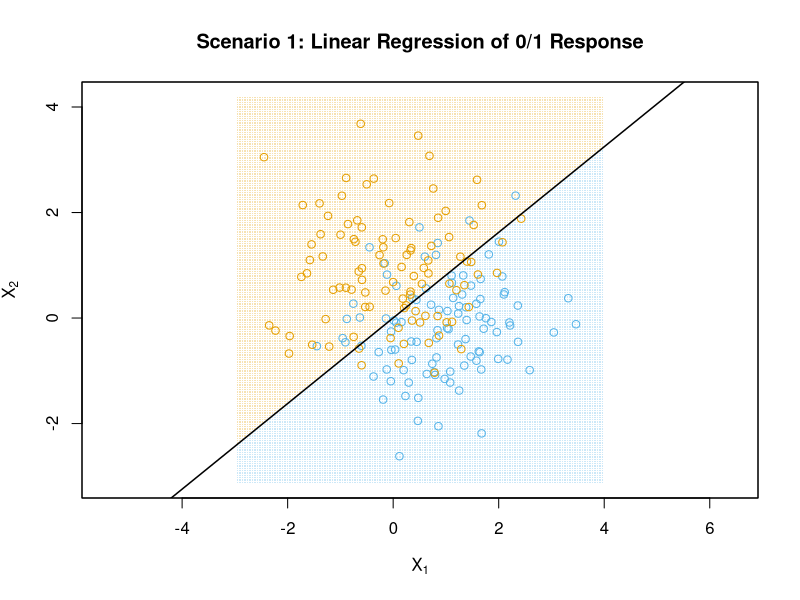
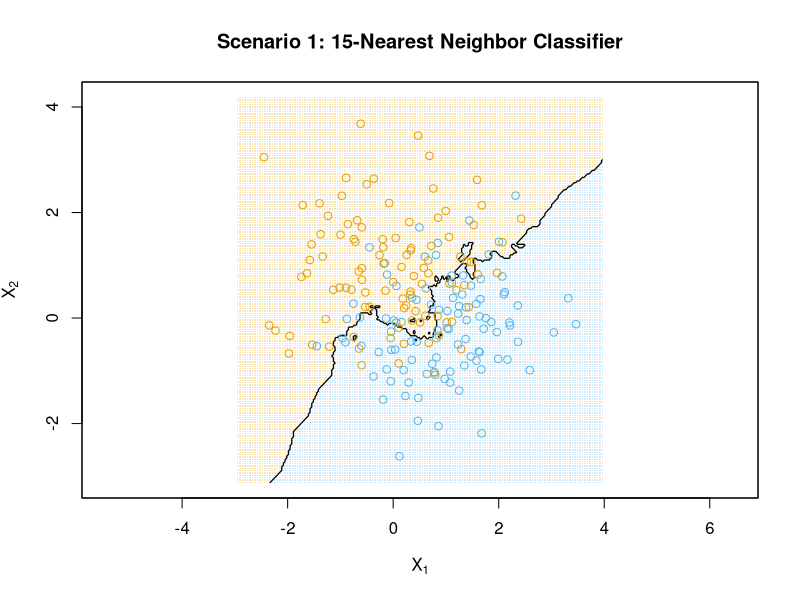
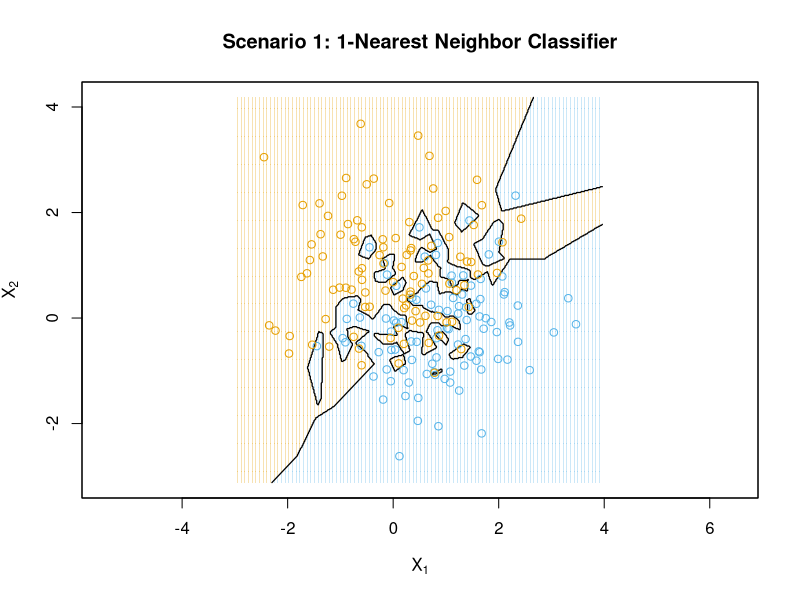
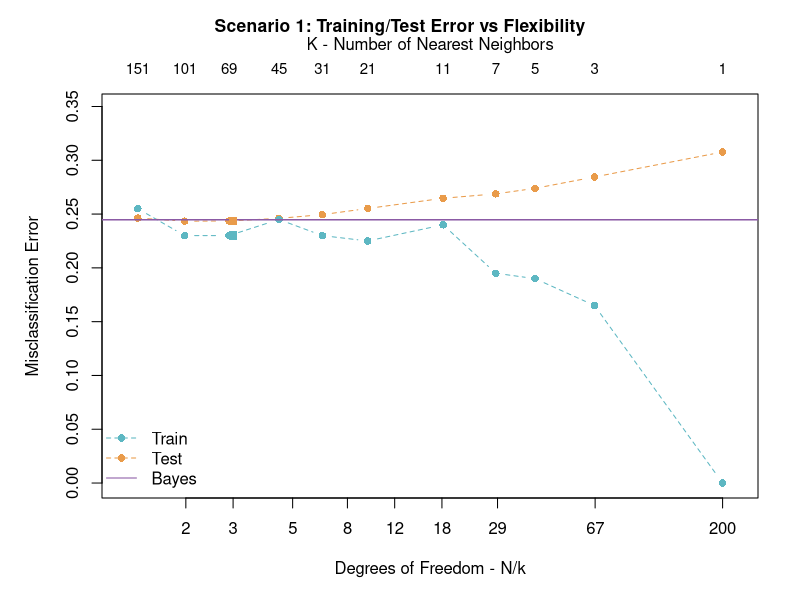
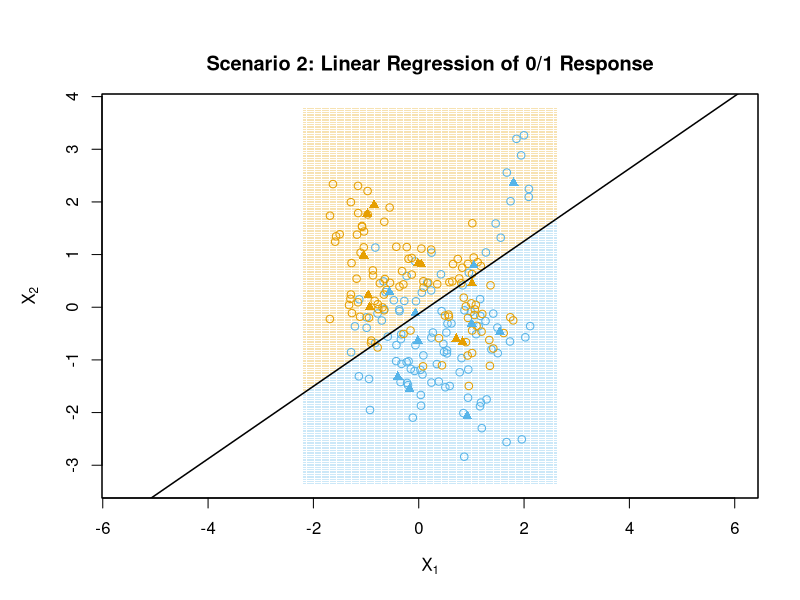
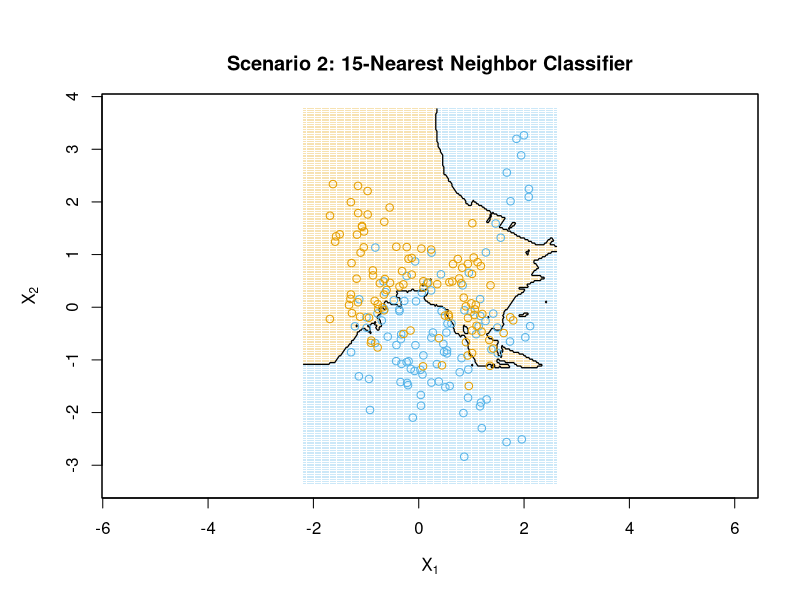
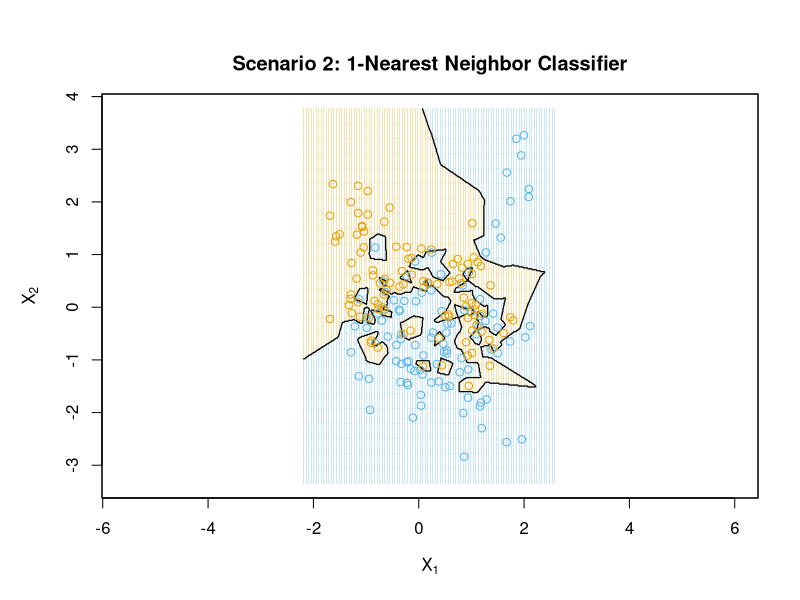
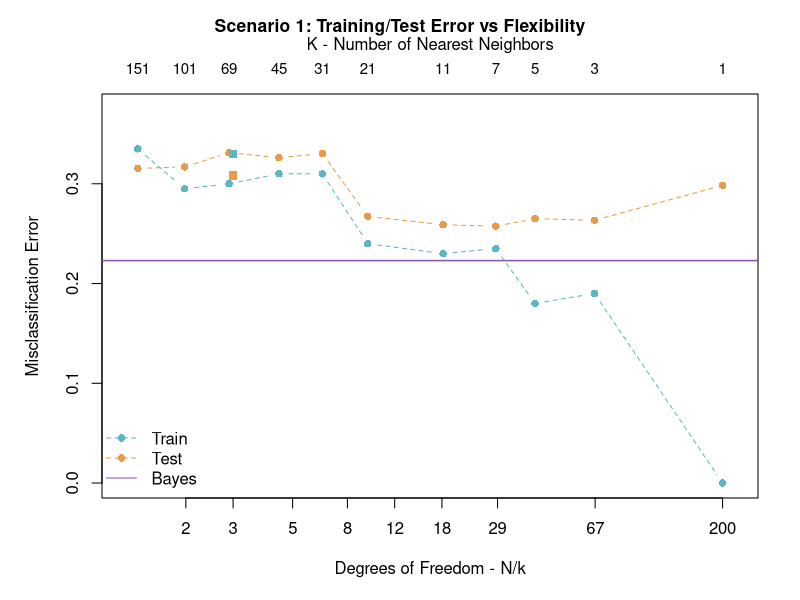

These figures' R source, in order:
# =====================================================================
# THE ELEMENTS OF STATISTICAL LEARNING — SECTION 2.3
# REPRODUCTION OF FIGURES 2.1–2.4 Assignement 
#
# Codes for:
#   Scenario 1: one Gaussian distribution per class
#   Scenario 2: a mixture of 10 Gaussian distributions per class
# =====================================================================


# =====================================================================
# 0. PACKAGES
# =====================================================================

# Install these packages once if they are not already installed.
# install.packages("MASS")
# install.packages("class")

# MASS provides mvrnorm(), which generates multivariate normal data.
library(MASS)

# class provides knn(), which fits k-nearest-neighbor classifiers.
library(class)


# =====================================================================
# 1. COMMON SETTINGS
# =====================================================================

# Colors used throughout the figures.
blue      <- "#56B4E9"   # Color for class 0
orange    <- "#E69F00"   # Color for class 1
train_col <- "#5DB7C2"   # Color for training-error curve
test_col  <- "#E99B4A"   # Color for test-error curve
bayes_col <- "#8B5AA5"   # Color for Bayes-error line

# Number of training observations generated for EACH class.
n_train_class <- 100

# Number of independent test observations generated for EACH class.
n_test_class <- 5000

# Total training sample size:
# 100 observations from class 0 + 100 observations from class 1 = 200.
N <- 200

# Population mean vector for class 0 (blue).
mu0 <- c(1, 0)

# Population mean vector for class 1 (orange).
mu1 <- c(0, 1)


# =====================================================================
# 2. HELPER FUNCTION: BIVARIATE NORMAL DENSITY
# =====================================================================

# This function evaluates a multivariate normal density.
# It is used later to construct the Bayes classifier.
dmvnorm2 <- function(x, mean, Sigma) {

  # Convert the input to a matrix so matrix calculations work consistently.
  x <- as.matrix(x)

  # Subtract the mean vector from every observation.
  # Each row becomes x_i - mean.
  xc <- sweep(x, 2, mean, "-")

  # Calculate the inverse covariance matrix Sigma^{-1}.
  invS <- solve(Sigma)

  # Calculate the quadratic form
  # (x - mean)' Sigma^{-1} (x - mean)
  # for every observation.
  q <- rowSums((xc %*% invS) * xc)

  # Number of predictor variables.
  # Here p = 2 because we use X1 and X2.
  p <- ncol(x)

  # Normalizing constant of the p-dimensional Gaussian density.
  c0 <- 1 / sqrt((2 * pi)^p * det(Sigma))

  # Return the multivariate normal density value for every row of x.
  c0 * exp(-0.5 * q)
}


# =====================================================================
# 3. K VALUES USED IN FIGURE 2.4
# =====================================================================

# These values move from a very smooth KNN classifier (large k)
# to a very flexible classifier (small k).
ks <- c(151, 101, 69, 45, 31, 21, 11, 7, 5, 3, 1)


# #####################################################################
# #####################################################################
# SCENARIO 1
# ONE GAUSSIAN DISTRIBUTION PER CLASS
# #####################################################################
# #####################################################################


# =====================================================================
# 4. SCENARIO 1 — GENERATE TRAINING AND TEST DATA
# =====================================================================

# Scenario 1 uses the identity covariance matrix:
#
#          [1  0]
# Sigma =  [    ]
#          [0  1]
#
# The zero off-diagonal terms mean X1 and X2 are uncorrelated.
Sigma1 <- diag(2)


# ---------------------------------------------------------------------
# Training data
# ---------------------------------------------------------------------

# Fix the random seed so the training sample can be reproduced exactly.
set.seed(20261008)

# Generate 100 observations from N(mu0, Sigma1)
# and 100 observations from N(mu1, Sigma1),
# then stack both classes into one 200 x 2 predictor matrix.
x_s1 <- rbind(
  mvrnorm(n_train_class, mu = mu0, Sigma = Sigma1),
  mvrnorm(n_train_class, mu = mu1, Sigma = Sigma1)
)

# Create the corresponding response labels:
# first 100 observations = class 0,
# next 100 observations = class 1.
y_s1 <- c(
  rep(0, n_train_class),
  rep(1, n_train_class)
)


# ---------------------------------------------------------------------
# Independent test data
# ---------------------------------------------------------------------

# Use a different seed so the test data are independent of the training data.
set.seed(20261009)

# Generate 5,000 test observations from each class.
# Total test sample size = 10,000.
x_test_s1 <- rbind(
  mvrnorm(n_test_class, mu = mu0, Sigma = Sigma1),
  mvrnorm(n_test_class, mu = mu1, Sigma = Sigma1)
)

# Create the true class labels for the 10,000 test observations.
y_test_s1 <- c(
  rep(0, n_test_class),
  rep(1, n_test_class)
)

# Display the class counts in the training sample.
table(y_s1)

# Display the class counts in the test sample.
table(y_test_s1)


# =====================================================================
# 5. SCENARIO 1 — CREATE A PREDICTION GRID
# =====================================================================

# Create 220 evenly spaced X1 values covering the observed training range,
# with an additional margin of 0.5 on each side.
x1_s1 <- seq(
  min(x_s1[, 1]) - 0.5,
  max(x_s1[, 1]) + 0.5,
  length.out = 220
)

# Do the same for X2.
x2_s1 <- seq(
  min(x_s1[, 2]) - 0.5,
  max(x_s1[, 2]) + 0.5,
  length.out = 220
)

# Create every X1-X2 combination.
# This grid is used only to draw classification regions.
# It is NOT the independent test dataset.
grid_s1 <- expand.grid(
  X1 = x1_s1,
  X2 = x2_s1
)


# =====================================================================
# 6. SCENARIO 1 — FIGURE 2.1
# LINEAR REGRESSION OF A 0/1 RESPONSE
# =====================================================================

# Add a column of 1s to the training predictors.
# This creates the design matrix [1, X1, X2],
# where the first column represents the intercept.
X_s1 <- cbind(1, x_s1)

# Calculate the ordinary least-squares estimator:
#
# beta_hat = (X'X)^(-1) X'Y
beta_s1 <- solve(
  t(X_s1) %*% X_s1,
  t(X_s1) %*% y_s1
)

# Add an intercept column to every prediction-grid location
# and calculate the fitted least-squares score.
score_s1 <- as.vector(
  cbind(1, as.matrix(grid_s1)) %*% beta_s1
)

# Convert the continuous least-squares score into a class:
# score > 0.5  -> class 1
# score <= 0.5 -> class 0
class_s1 <- ifelse(
  score_s1 > 0.5,
  1,
  0
)

# Create an empty plotting area.
plot(
  x_s1[, 1],
  x_s1[, 2],
  type = "n",
  xlim = range(x1_s1),
  ylim = range(x2_s1),
  xlab = expression(X[1]),
  ylab = expression(X[2]),
  main = "Scenario 1: Linear Regression of 0/1 Response",
  asp = 1
)

# Color each grid point according to the predicted class.
points(
  grid_s1$X1,
  grid_s1$X2,
  pch = ".",
  col = ifelse(
    class_s1 == 1,
    adjustcolor(orange, alpha.f = 0.30),
    adjustcolor(blue, alpha.f = 0.30)
  )
)

# Add the observed class-0 training observations.
points(
  x_s1[y_s1 == 0, ],
  pch = 1,
  col = blue
)

# Add the observed class-1 training observations.
points(
  x_s1[y_s1 == 1, ],
  pch = 1,
  col = orange
)

# Draw the decision boundary.
#
# The cutoff occurs at:
# beta0 + beta1*X1 + beta2*X2 = 0.5
#
# Solving for X2 gives the intercept and slope below.
abline(
  a = (0.5 - beta_s1[1]) / beta_s1[3],
  b = -beta_s1[2] / beta_s1[3],
  lwd = 1.5
)

# Draw a border around the plot.
box()


# =====================================================================
# 7. SCENARIO 1 — FIGURE 2.2
# 15-NEAREST-NEIGHBOR CLASSIFIER
# =====================================================================

# Classify every prediction-grid location using the 15 nearest
# observations in the training sample.
pred15_s1 <- knn(
  train = x_s1,
  test = as.matrix(grid_s1),
  cl = y_s1,
  k = 15
)

# Convert the predicted factor classes to numeric values,
# then reshape the predictions into a matrix matching the grid.
# The matrix is required by contour().
z15_s1 <- matrix(
  as.numeric(as.character(pred15_s1)),
  nrow = length(x1_s1),
  ncol = length(x2_s1)
)

# Create an empty plotting region.
plot(
  x_s1[, 1],
  x_s1[, 2],
  type = "n",
  xlim = range(x1_s1),
  ylim = range(x2_s1),
  xlab = expression(X[1]),
  ylab = expression(X[2]),
  main = "Scenario 1: 15-Nearest Neighbor Classifier",
  asp = 1
)

# Shade the prediction grid according to the 15-NN prediction.
points(
  grid_s1$X1,
  grid_s1$X2,
  pch = ".",
  col = ifelse(
    as.numeric(as.character(pred15_s1)) == 1,
    adjustcolor(orange, alpha.f = 0.30),
    adjustcolor(blue, alpha.f = 0.30)
  )
)

# Draw the boundary separating class 0 from class 1.
# A contour level of 0.5 marks the transition between 0 and 1.
contour(
  x1_s1,
  x2_s1,
  z15_s1,
  levels = 0.5,
  add = TRUE,
  drawlabels = FALSE,
  lwd = 1.25
)

# Add class-0 training observations.
points(
  x_s1[y_s1 == 0, ],
  pch = 1,
  col = blue
)

# Add class-1 training observations.
points(
  x_s1[y_s1 == 1, ],
  pch = 1,
  col = orange
)

box()


# =====================================================================
# 8. SCENARIO 1 — FIGURE 2.3
# 1-NEAREST-NEIGHBOR CLASSIFIER
# =====================================================================

# 1-NN creates a much more irregular boundary, so use a finer grid.
x1f_s1 <- seq(
  min(x1_s1),
  max(x1_s1),
  length.out = 400
)

x2f_s1 <- seq(
  min(x2_s1),
  max(x2_s1),
  length.out = 400
)

# Create the 400 x 400 = 160,000 prediction locations.
fine_s1 <- expand.grid(
  X1 = x1f_s1,
  X2 = x2f_s1
)

# Predict the class using only the single nearest training observation.
pred1_s1 <- knn(
  train = x_s1,
  test = as.matrix(fine_s1),
  cl = y_s1,
  k = 1
)

# Convert the predictions from factors to numeric 0/1 values.
cl1_s1 <- as.numeric(
  as.character(pred1_s1)
)

# Reshape the predictions into the grid matrix needed by contour().
z1_s1 <- matrix(
  cl1_s1,
  nrow = length(x1f_s1),
  ncol = length(x2f_s1)
)

# Create an empty plotting region.
plot(
  x_s1[, 1],
  x_s1[, 2],
  type = "n",
  xlim = range(x1f_s1),
  ylim = range(x2f_s1),
  xlab = expression(X[1]),
  ylab = expression(X[2]),
  main = "Scenario 1: 1-Nearest Neighbor Classifier",
  asp = 1
)

# Plot every fourth fine-grid point to reduce graphical density.
id_s1 <- seq(
  1,
  nrow(fine_s1),
  by = 4
)

# Shade the background according to the 1-NN prediction.
points(
  fine_s1$X1[id_s1],
  fine_s1$X2[id_s1],
  pch = ".",
  col = ifelse(
    cl1_s1[id_s1] == 1,
    adjustcolor(orange, alpha.f = 0.30),
    adjustcolor(blue, alpha.f = 0.30)
  )
)

# Draw the highly flexible 1-NN decision boundary.
contour(
  x1f_s1,
  x2f_s1,
  z1_s1,
  levels = 0.5,
  add = TRUE,
  drawlabels = FALSE,
  lwd = 1.25
)

# Add class-0 training observations.
points(
  x_s1[y_s1 == 0, ],
  pch = 1,
  col = blue
)

# Add class-1 training observations.
points(
  x_s1[y_s1 == 1, ],
  pch = 1,
  col = orange
)

box()


# =====================================================================
# 9. SCENARIO 1 — FIGURE 2.4
# TRAINING ERROR, TEST ERROR, AND BAYES ERROR
# =====================================================================

# Create empty vectors in which KNN training and test errors will be stored.
tr_s1 <- numeric(length(ks))
te_s1 <- numeric(length(ks))

# Fix the seed because knn() can randomly break ties.
set.seed(20261020)

# Repeat the KNN analysis for every selected value of k.
for (i in seq_along(ks)) {

  # Current number of nearest neighbors.
  k <- ks[i]

  # Predict the classes of the training observations themselves.
  pred_train_s1 <- knn(
    train = x_s1,
    test = x_s1,
    cl = y_s1,
    k = k
  )

  # Training misclassification rate.
  tr_s1[i] <- mean(
    as.numeric(as.character(pred_train_s1)) != y_s1
  )

  # Predict the classes of the independent test observations.
  pred_test_s1 <- knn(
    train = x_s1,
    test = x_test_s1,
    cl = y_s1,
    k = k
  )

  # Test misclassification rate.
  te_s1[i] <- mean(
    as.numeric(as.character(pred_test_s1)) != y_test_s1
  )
}

# Approximate effective KNN degrees of freedom.
#
# df ≈ N / k
df_s1 <- N / ks


# ---------------------------------------------------------------------
# Linear-regression training and test errors
# ---------------------------------------------------------------------

# Predict the training classes from the fitted least-squares model
# and calculate its training error.
lin_tr_s1 <- mean(
  ifelse(
    as.vector(X_s1 %*% beta_s1) > 0.5,
    1,
    0
  ) != y_s1
)

# Apply the same fitted linear model to the independent test sample
# and calculate its test error.
lin_te_s1 <- mean(
  ifelse(
    as.vector(cbind(1, x_test_s1) %*% beta_s1) > 0.5,
    1,
    0
  ) != y_test_s1
)


# ---------------------------------------------------------------------
# Bayes error
# ---------------------------------------------------------------------

# Evaluate the true Scenario-1 class-0 density at each test observation.
d0_s1 <- dmvnorm2(
  x_test_s1,
  mu0,
  Sigma1
)

# Evaluate the true Scenario-1 class-1 density.
d1_s1 <- dmvnorm2(
  x_test_s1,
  mu1,
  Sigma1
)

# With equal class priors, choose class 1 whenever its density is larger.
bayes_pred_s1 <- ifelse(
  d1_s1 > d0_s1,
  1,
  0
)

# Estimate the population Bayes error using the 10,000 test observations.
bayes_s1 <- mean(
  bayes_pred_s1 != y_test_s1
)


# ---------------------------------------------------------------------
# Prepare and draw Figure 2.4
# ---------------------------------------------------------------------

# Order the degrees of freedom from low to high flexibility.
order_s1 <- order(df_s1)

# Choose a y-axis range that contains all relevant error values.
ylim_s1 <- c(
  0,
  max(c(
    tr_s1,
    te_s1,
    lin_tr_s1,
    lin_te_s1
  )) + 0.04
)

# Create an empty log-scaled plotting region.

# Give extra room at the top
par(
  mar = c(5, 5, 3, 2) + 0.1,   # inner margins
  oma = c(0, 0, 1.6, 0)           # outer top margin for main title
)

plot(
  df_s1[order_s1],
  te_s1[order_s1],
  type = "n",
  log = "x",
  xlim = c(1.2, 220),
  ylim = ylim_s1,
  xlab = "Degrees of Freedom - N/k",
  ylab = "Misclassification Error",
  main = "",
  xaxt = "n"
)

# Add the independent test-error curve.
lines(
  df_s1[order_s1],
  te_s1[order_s1],
  type = "b",
  pch = 16,
  lty = 2,
  col = test_col
)

# Add the training-error curve.
lines(
  df_s1[order_s1],
  tr_s1[order_s1],
  type = "b",
  pch = 16,
  lty = 2,
  col = train_col
)

# Add the Bayes-error reference line.
abline(
  h = bayes_s1,
  col = bayes_col,
  lwd = 1.5
)

# Represent the linear model at approximately 3 degrees of freedom:
# intercept + coefficient for X1 + coefficient for X2.
points(
  3,
  lin_tr_s1,
  pch = 15,
  col = train_col,
  cex = 1.1
)

points(
  3,
  lin_te_s1,
  pch = 15,
  col = test_col,
  cex = 1.1
)

# Bottom axis: effective degrees of freedom.
axis(
  1,
  at = c(2, 3, 5, 8, 12, 18, 29, 67, 200)
)

# Top x-axis with K values
axis(
  3,
  at = N / ks,
  labels = ks,
  tick = FALSE,
  line = -0.2,
  cex.axis = 0.9
)

# Label for the top K-axis
mtext(
  "K - Number of Nearest Neighbors",
  side = 3,
  line = 2.0
)

# Main title placed in OUTER margin
mtext(
  "Scenario 1: Training/Test Error vs Flexibility",
  side = 3,
  outer = TRUE,
  line = -0.2,
  font = 2,
  cex = 1.05
)


# Add a legend.
legend(
  "bottomleft",
  legend = c("Train", "Test", "Bayes"),
  col = c(train_col, test_col, bayes_col),
  lty = c(2, 2, 1),
  pch = c(16, 16, NA),
  bty = "n"
)

# Print important Scenario-1 numerical results.
cat("Scenario 1 Bayes test error =", bayes_s1, "\n")
cat("Scenario 1 linear training error =", lin_tr_s1, "\n")
cat("Scenario 1 linear test error =", lin_te_s1, "\n")


# #####################################################################
# #####################################################################
# SCENARIO 2
# MIXTURE OF 10 GAUSSIAN COMPONENTS PER CLASS
# #####################################################################
# #####################################################################


# =====================================================================
# 10. SCENARIO 2 — GENERATE COMPONENT CENTERS
# =====================================================================

# Covariance matrix used to generate the 10 component centers
# around each class-level mean.
Sigma_center <- diag(2)

# Small covariance used for observations around each selected center.
# This is 0.2 * I, or equivalently I / 5.
Sigma_within <- 0.2 * diag(2)

# Fix the seed so the 20 Gaussian centers are reproducible.
set.seed(20261010)

# Generate 10 component centers around the class-0 population mean.
centers0 <- mvrnorm(
  10,
  mu = mu0,
  Sigma = Sigma_center
)

# Generate 10 component centers around the class-1 population mean.
centers1 <- mvrnorm(
  10,
  mu = mu1,
  Sigma = Sigma_center
)


# =====================================================================
# 11. HELPER FUNCTION FOR SCENARIO 2 MIXTURE DATA
# =====================================================================

# This function generates observations from one class-specific
# 10-component Gaussian mixture.
gen_mix <- function(n, centers, Sigma) {

  # Randomly choose one of the available Gaussian centers
  # for each requested observation.
  z <- sample(
    1:nrow(centers),
    size = n,
    replace = TRUE
  )

  # Generate low-variance Gaussian noise around zero.
  noise <- mvrnorm(
    n,
    mu = c(0, 0),
    Sigma = Sigma
  )

  # Add the Gaussian noise to the selected component centers.
  centers[z, , drop = FALSE] + noise
}


# =====================================================================
# 12. SCENARIO 2 — GENERATE TRAINING AND TEST DATA
# =====================================================================

# Fix the seed for the Scenario-2 training sample.
set.seed(20261011)

# Generate 100 training observations from each class mixture.
x_s2 <- rbind(
  gen_mix(
    n_train_class,
    centers0,
    Sigma_within
  ),
  gen_mix(
    n_train_class,
    centers1,
    Sigma_within
  )
)

# Create the corresponding 0/1 training labels.
y_s2 <- c(
  rep(0, n_train_class),
  rep(1, n_train_class)
)

# Fix a different seed for the independent test sample.
set.seed(20261012)

# Generate 5,000 test observations from each class mixture.
x_test_s2 <- rbind(
  gen_mix(
    n_test_class,
    centers0,
    Sigma_within
  ),
  gen_mix(
    n_test_class,
    centers1,
    Sigma_within
  )
)

# Create the true test labels.
y_test_s2 <- c(
  rep(0, n_test_class),
  rep(1, n_test_class)
)

# Confirm the training class sizes.
table(y_s2)

# Confirm the test class sizes.
table(y_test_s2)


# =====================================================================
# 13. SCENARIO 2 — CREATE A PREDICTION GRID
# =====================================================================

# Combine the training observations and the 20 mixture centers
# only to determine suitable plotting limits.
all_s2 <- rbind(
  x_s2,
  centers0,
  centers1
)

# Generate 220 X1 grid values covering the plotted region.
x1_s2 <- seq(
  min(all_s2[, 1]) - 0.5,
  max(all_s2[, 1]) + 0.5,
  length.out = 220
)

# Generate 220 X2 grid values.
x2_s2 <- seq(
  min(all_s2[, 2]) - 0.5,
  max(all_s2[, 2]) + 0.5,
  length.out = 220
)

# Construct the full prediction grid.
grid_s2 <- expand.grid(
  X1 = x1_s2,
  X2 = x2_s2
)


# =====================================================================
# 14. SCENARIO 2 — FIGURE 2.1
# LINEAR REGRESSION OF A 0/1 RESPONSE
# =====================================================================

# Build the Scenario-2 design matrix with an intercept.
X_s2 <- cbind(
  1,
  x_s2
)

# Estimate the least-squares coefficients.
beta_s2 <- solve(
  t(X_s2) %*% X_s2,
  t(X_s2) %*% y_s2
)

# Calculate the fitted least-squares score over the prediction grid.
score_s2 <- as.vector(
  cbind(1, as.matrix(grid_s2)) %*% beta_s2
)

# Convert scores to classes using the 0.5 cutoff.
class_s2 <- ifelse(
  score_s2 > 0.5,
  1,
  0
)

# Create an empty plotting region.
plot(
  x_s2[, 1],
  x_s2[, 2],
  type = "n",
  xlim = range(x1_s2),
  ylim = range(x2_s2),
  xlab = expression(X[1]),
  ylab = expression(X[2]),
  main = "Scenario 2: Linear Regression of 0/1 Response",
  asp = 1
)

# Shade the prediction regions.
points(
  grid_s2$X1,
  grid_s2$X2,
  pch = ".",
  col = ifelse(
    class_s2 == 1,
    adjustcolor(orange, alpha.f = 0.30),
    adjustcolor(blue, alpha.f = 0.30)
  )
)

# Add class-0 training observations.
points(
  x_s2[y_s2 == 0, ],
  pch = 1,
  col = blue
)

# Add class-1 training observations.
points(
  x_s2[y_s2 == 1, ],
  pch = 1,
  col = orange
)

# Show the 10 class-0 mixture centers as filled triangles.
points(
  centers0,
  pch = 17,
  col = blue,
  cex = 1.0
)

# Show the 10 class-1 mixture centers.
points(
  centers1,
  pch = 17,
  col = orange,
  cex = 1.0
)

# Draw the least-squares classification boundary.
abline(
  a = (0.5 - beta_s2[1]) / beta_s2[3],
  b = -beta_s2[2] / beta_s2[3],
  lwd = 1.5
)

box()


# =====================================================================
# 15. SCENARIO 2 — FIGURE 2.2
# 15-NEAREST-NEIGHBOR CLASSIFIER
# =====================================================================

# Classify the Scenario-2 prediction grid using 15-NN.
pred15_s2 <- knn(
  train = x_s2,
  test = as.matrix(grid_s2),
  cl = y_s2,
  k = 15
)

# Convert predictions to numeric values.
cl15_s2 <- as.numeric(
  as.character(pred15_s2)
)

# Reshape predictions into a grid matrix for contour().
z15_s2 <- matrix(
  cl15_s2,
  nrow = length(x1_s2),
  ncol = length(x2_s2)
)

# Create an empty plotting region.
plot(
  x_s2[, 1],
  x_s2[, 2],
  type = "n",
  xlim = range(x1_s2),
  ylim = range(x2_s2),
  xlab = expression(X[1]),
  ylab = expression(X[2]),
  main = "Scenario 2: 15-Nearest Neighbor Classifier",
  asp = 1
)

# Shade the prediction grid.
points(
  grid_s2$X1,
  grid_s2$X2,
  pch = ".",
  col = ifelse(
    cl15_s2 == 1,
    adjustcolor(orange, alpha.f = 0.30),
    adjustcolor(blue, alpha.f = 0.30)
  )
)

# Draw the nonlinear 15-NN decision boundary.
contour(
  x1_s2,
  x2_s2,
  z15_s2,
  levels = 0.5,
  add = TRUE,
  drawlabels = FALSE,
  lwd = 1.25
)

# Add training observations from both classes.
points(
  x_s2[y_s2 == 0, ],
  pch = 1,
  col = blue
)

points(
  x_s2[y_s2 == 1, ],
  pch = 1,
  col = orange
)

box()


# =====================================================================
# 16. SCENARIO 2 — FIGURE 2.3
# 1-NEAREST-NEIGHBOR CLASSIFIER
# =====================================================================

# Build a finer plotting grid because 1-NN produces a highly irregular boundary.
x1f_s2 <- seq(
  min(x1_s2),
  max(x1_s2),
  length.out = 400
)

x2f_s2 <- seq(
  min(x2_s2),
  max(x2_s2),
  length.out = 400
)

# Create 160,000 prediction locations.
fine_s2 <- expand.grid(
  X1 = x1f_s2,
  X2 = x2f_s2
)

# Predict each fine-grid location using its single nearest neighbor.
pred1_s2 <- knn(
  train = x_s2,
  test = as.matrix(fine_s2),
  cl = y_s2,
  k = 1
)

# Convert predicted classes to numeric values.
cl1_s2 <- as.numeric(
  as.character(pred1_s2)
)

# Reshape into a matrix for contour().
z1_s2 <- matrix(
  cl1_s2,
  nrow = length(x1f_s2),
  ncol = length(x2f_s2)
)

# Create an empty plotting region.
plot(
  x_s2[, 1],
  x_s2[, 2],
  type = "n",
  xlim = range(x1f_s2),
  ylim = range(x2f_s2),
  xlab = expression(X[1]),
  ylab = expression(X[2]),
  main = "Scenario 2: 1-Nearest Neighbor Classifier",
  asp = 1
)

# Plot every fourth grid point to keep the background readable.
id_s2 <- seq(
  1,
  nrow(fine_s2),
  by = 4
)

# Shade the background according to 1-NN predictions.
points(
  fine_s2$X1[id_s2],
  fine_s2$X2[id_s2],
  pch = ".",
  col = ifelse(
    cl1_s2[id_s2] == 1,
    adjustcolor(orange, alpha.f = 0.30),
    adjustcolor(blue, alpha.f = 0.30)
  )
)

# Draw the 1-NN decision boundary.
contour(
  x1f_s2,
  x2f_s2,
  z1_s2,
  levels = 0.5,
  add = TRUE,
  drawlabels = FALSE,
  lwd = 1.25
)

# Add the observed training data.
points(
  x_s2[y_s2 == 0, ],
  pch = 1,
  col = blue
)

points(
  x_s2[y_s2 == 1, ],
  pch = 1,
  col = orange
)

box()


# =====================================================================
# 17. SCENARIO 2 — FIGURE 2.4
# TRAINING ERROR, TEST ERROR, AND BAYES ERROR
# =====================================================================

# Allocate vectors for the KNN training and test errors.
tr_s2 <- numeric(length(ks))
te_s2 <- numeric(length(ks))

# Fix the seed because knn() can randomly break ties.
set.seed(20261021)

# Calculate KNN errors for each selected value of k.
for (i in seq_along(ks)) {

  # Current K value.
  k <- ks[i]

  # Classify the training observations.
  pred_train_s2 <- knn(
    train = x_s2,
    test = x_s2,
    cl = y_s2,
    k = k
  )

  # Calculate training misclassification error.
  tr_s2[i] <- mean(
    as.numeric(as.character(pred_train_s2)) != y_s2
  )

  # Classify the independent test observations.
  pred_test_s2 <- knn(
    train = x_s2,
    test = x_test_s2,
    cl = y_s2,
    k = k
  )

  # Calculate independent test error.
  te_s2[i] <- mean(
    as.numeric(as.character(pred_test_s2)) != y_test_s2
  )
}

# Approximate effective degrees of freedom.
df_s2 <- N / ks


# ---------------------------------------------------------------------
# Linear-regression training and test errors
# ---------------------------------------------------------------------

# Scenario-2 linear-model training error.
lin_tr_s2 <- mean(
  ifelse(
    as.vector(X_s2 %*% beta_s2) > 0.5,
    1,
    0
  ) != y_s2
)

# Scenario-2 linear-model test error.
lin_te_s2 <- mean(
  ifelse(
    as.vector(cbind(1, x_test_s2) %*% beta_s2) > 0.5,
    1,
    0
  ) != y_test_s2
)


# ---------------------------------------------------------------------
# Helper function for Scenario-2 mixture densities
# ---------------------------------------------------------------------

# For a given class, the density is the average of the densities
# from its 10 Gaussian components.
mix_density <- function(x, centers, Sigma) {

  # Evaluate the density under each of the 10 component distributions.
  D <- sapply(
    1:nrow(centers),
    function(j) {
      dmvnorm2(
        x,
        centers[j, ],
        Sigma
      )
    }
  )

  # Equal mixing probabilities are used, so the mixture density
  # is simply the row-wise average of the 10 component densities.
  rowMeans(D)
}


# ---------------------------------------------------------------------
# Bayes error for Scenario 2
# ---------------------------------------------------------------------

# True class-0 mixture density at each test observation.
d0_s2 <- mix_density(
  x_test_s2,
  centers0,
  Sigma_within
)

# True class-1 mixture density at each test observation.
d1_s2 <- mix_density(
  x_test_s2,
  centers1,
  Sigma_within
)

# Under equal priors, predict the class with the larger mixture density.
bayes_pred_s2 <- ifelse(
  d1_s2 > d0_s2,
  1,
  0
)

# Estimate the Bayes population error on the large independent test set.
bayes_s2 <- mean(
  bayes_pred_s2 != y_test_s2
)

# ---------------------------------------------------------------------
# Prepare and draw Figure 2.4
# ---------------------------------------------------------------------

# Sort degrees of freedom from low to high flexibility.
order_s2 <- order(df_s2)

# Set the y-axis range.
ylim_s2 <- c(
  0,
  max(c(
    tr_s2,
    te_s2,
    lin_tr_s2,
    lin_te_s2
  )) + 0.04
)

# Create the error-curve plotting area.
# Give extra room at the top
par(
  mar = c(5, 5, 3, 2) + 0.1,   # inner margins
  oma = c(0, 0, 1.6, 0)           # outer top margin for main title
)

plot(
  df_s2[order_s2],
  te_s2[order_s2],
  type = "n",
  log = "x",
  xlim = c(1.2, 220),
  ylim = ylim_s2,
  xlab = "Degrees of Freedom - N/k",
  ylab = "Misclassification Error",
  main = "",
  xaxt = "n"
)

# Add the test-error curve.
lines(
  df_s2[order_s2],
  te_s2[order_s2],
  type = "b",
  pch = 16,
  lty = 2,
  col = test_col
)

# Add the training-error curve.
lines(
  df_s2[order_s2],
  tr_s2[order_s2],
  type = "b",
  pch = 16,
  lty = 2,
  col = train_col
)

# Add the Bayes-error line.
abline(
  h = bayes_s2,
  col = bayes_col,
  lwd = 1.5
)

# Add the linear-model training and test errors at df ≈ 3.
points(
  3,
  lin_tr_s2,
  pch = 15,
  col = train_col,
  cex = 1.1
)

points(
  3,
  lin_te_s2,
  pch = 15,
  col = test_col,
  cex = 1.1
)


# Bottom axis: effective degrees of freedom.
axis(
  1,
  at = c(2, 3, 5, 8, 12, 18, 29, 67, 200)
)

# Top x-axis with K values
axis(
  3,
  at = N / ks,
  labels = ks,
  tick = FALSE,
  line = -0.2,
  cex.axis = 0.9
)


# Label for the top K-axis
mtext(
  "K - Number of Nearest Neighbors",
  side = 3,
  line = 2.0
)

# Main title placed in OUTER margin
mtext(
  "Scenario 1: Training/Test Error vs Flexibility",
  side = 3,
  outer = TRUE,
  line = -0.2,
  font = 2,
  cex = 1.05
)


# Add the legend.
legend(
  "bottomleft",
  legend = c("Train", "Test", "Bayes"),
  col = c(train_col, test_col, bayes_col),
  lty = c(2, 2, 1),
  pch = c(16, 16, NA),
  bty = "n"
)

# Print important Scenario-2 numerical results.
cat("Scenario 2 Bayes test error =", bayes_s2, "\n")
cat("Scenario 2 linear training error =", lin_tr_s2, "\n")
cat("Scenario 2 linear test error =", lin_te_s2, "\n")


# =====================================================================
# 18. FINAL COMPARISON TABLE
# =====================================================================

# Combine the most important numerical results from both scenarios.
comparison <- data.frame(

  # Identify the two simulation settings.
  Scenario = c(
    "Scenario 1",
    "Scenario 2"
  ),

  # Linear-classifier training errors.
  Linear_Train_Error = c(
    lin_tr_s1,
    lin_tr_s2
  ),

  # Linear-classifier test errors.
  Linear_Test_Error = c(
    lin_te_s1,
    lin_te_s2
  ),

  # Estimated Bayes errors.
  Bayes_Test_Error = c(
    bayes_s1,
    bayes_s2
  ),

  # K value giving the lowest test error among the tested KNN models.
  Best_KNN_k = c(
    ks[which.min(te_s1)],
    ks[which.min(te_s2)]
  ),

  # Lowest KNN test error obtained in each scenario.
  Best_KNN_Test_Error = c(
    min(te_s1),
    min(te_s2)
  )
)

# Display the final comparison table.
print(comparison)
